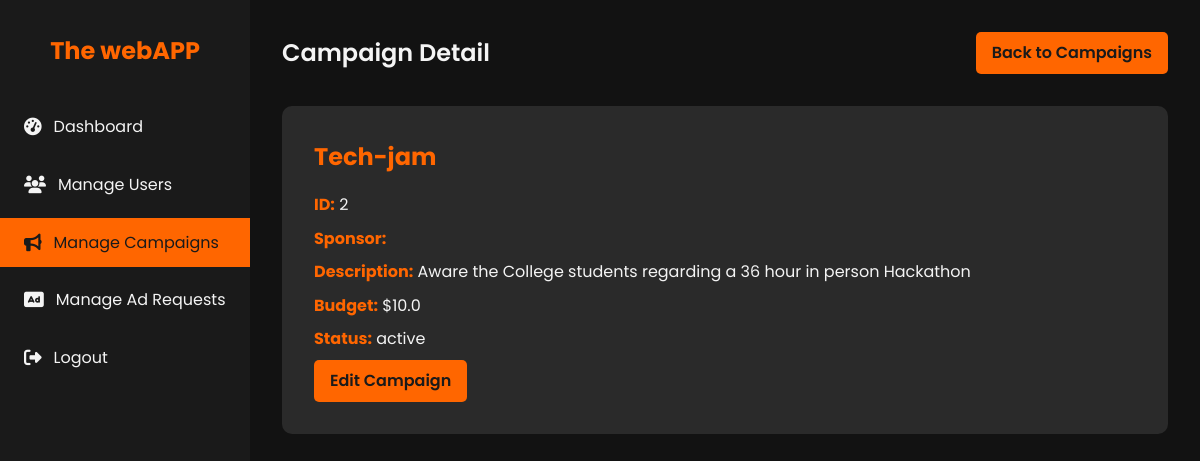
The app's page /admin/campaigns/2 (signed in) with its own data.
### models.py (models this page shows, shortened)
class Campaign(db.Model):
    id = db.Column(db.Integer, primary_key=True)
    sponsor_id = db.Column(db.Integer, db.ForeignKey('sponsor.id', ondelete='SET NULL'), nullable=True)
    title = db.Column(db.String(120), nullable=False)
    company_name= db.Column(db.String(120), nullable=False)
    description = db.Column(db.Text)
    budget = db.Column(db.Float)
    category = db.Column(db.String(120))
    status = db.Column(db.String(50), nullable=False)  # active, completed, flagged
    start_date = db.Column(db.DateTime)
    end_date = db.Column(db.DateTime)
    is_public = db.Column(db.Boolean, default=True)
    sponsor = db.relationship('Sponsor', backref=db.backref('campaigns', lazy=True, cascade='all, delete-orphan'))

### app.py (the view)
    @app.route('/admin/campaigns/<int:campaign_id>')
    @login_required
    @admin_required
    def admin_campaign_detail(campaign_id):
        campaign = Campaign.query.get_or_404(campaign_id)
        return render_template('admin_campaign_detail.html', campaign=campaign)

### templates/admin_campaign_detail.html (shortened to what this page needs)
<!DOCTYPE html>
<html lang="en">
<head>
    <link rel="stylesheet" href="https://cdnjs.cloudflare.com/ajax/libs/font-awesome/6.1.1/css/all.min.css">
</head>
<body>
    <div class="dashboard">
        <aside class="sidebar">
            <div class="logo">
                <h1>The webAPP</h1>
            </div>
            <nav>
                <ul class="nav-menu">
                    <li class="nav-item">
                        <a href="{{ url_for('admin_dashboard') }}" class="nav-link">
                            <i class="fas fa-tachometer-alt"></i> Dashboard
                        </a>
                    </li>
                    <li class="nav-item">
                        <a href="{{ url_for('admin_users') }}" class="nav-link">
                            <i class="fas fa-users"></i> Manage Users
                        </a>
                    </li>
                    <li class="nav-item">
                        <a href="{{ url_for('admin_campaigns') }}" class="nav-link active">
                            <i class="fas fa-bullhorn"></i> Manage Campaigns
                        </a>
                    </li>
                    <li class="nav-item">
                        <a href="{{ url_for('admin_ad_requests') }}" class="nav-link">
                            <i class="fas fa-ad"></i> Manage Ad Requests
                        </a>
                    </li>
                    <li class="nav-item">
                        <a href="{{ url_for('logout') }}" class="nav-link">
                            <i class="fas fa-sign-out-alt"></i> Logout
                        </a>
                    </li>
                </ul>
            </nav>
        </aside>
        <main class="main-content">
            <header class="header">
                <h1 class="welcome-text">Campaign Detail</h1>
                <a href="{{ url_for('admin_campaigns') }}" class="btn">Back to Campaigns</a>
            </header>
            <section class="campaign-detail">
                <h2>{{ campaign.title }}</h2>
                <p><strong>ID:</strong> {{ campaign.id }}</p>
                <p><strong>Sponsor:</strong> {{ campaign.sponsor.username }}</p>
                <p><strong>Description:</strong> {{ campaign.description }}</p>
                <p><strong>Budget:</strong> ${{ campaign.budget }}</p>
                <p><strong>Status:</strong> {{ campaign.status }}</p>
                <a href="{{ url_for('admin_campaign_edit', campaign_id=campaign.id) }}" class="btn">Edit Campaign</a>
            </section>
        </main>
    </div>
</body>
</html>

### templates/admin_campaign_detail.html (style rules this page uses)
:root { --primary-color: #1a1a1a; --secondary-color: #ff6600; --text-color: #f4f4f4; --bg-color: #121212; --card-bg-color: #2a2a2a; --hover-color: #ff8533; }
* { margin: 0; padding: 0; box-sizing: border-box; }
body { font-family: 'Poppins', sans-serif; line-height: 1.6; color: var(--text-color); background-color: var(--bg-color); }
.dashboard { display: flex; min-height: 100vh; }
.sidebar { width: 250px; background-color: var(--primary-color); padding: 2rem 0; position: fixed; height: 100vh; overflow-y: auto; }
.logo { text-align: center; margin-bottom: 2rem; }
.logo h1 { color: var(--secondary-color); font-size: 1.5rem; }
.nav-menu { list-style-type: none; }
.nav-item { margin-bottom: 0.5rem; }
.nav-link { display: flex; align-items: center; padding: 0.75rem 1.5rem; color: var(--text-color); text-decoration: none; transition: all 0.3s ease; }
.nav-link:hover, .nav-link.active { background-color: var(--secondary-color); color: var(--primary-color); }
.nav-link i { margin-right: 0.75rem; font-size: 1.1rem; }
.main-content { flex-grow: 1; margin-left: 250px; padding: 2rem; }
.header { display: flex; justify-content: space-between; align-items: center; margin-bottom: 2rem; }
.welcome-text { font-size: 1.5rem; font-weight: 600; }
.btn { background-color: var(--secondary-color); color: var(--primary-color); padding: 0.5rem 1rem; border: none; border-radius: 5px; cursor: pointer; font-weight: 600; transition: all 0.3s ease; text-decoration: none; display: inline-block; }
.campaign-detail { background-color: var(--card-bg-color); border-radius: 10px; padding: 2rem; margin-bottom: 2rem; }
.campaign-detail h2 { color: var(--secondary-color); margin-bottom: 1rem; }
.campaign-detail p { margin-bottom: 0.5rem; }
.campaign-detail strong { color: var(--secondary-color); }

### records on screen
Campaign: title "Tech-jam", id "2", description "Aware the College students regarding a 36 hour in person Hackathon", budget "10.0", status "active"
